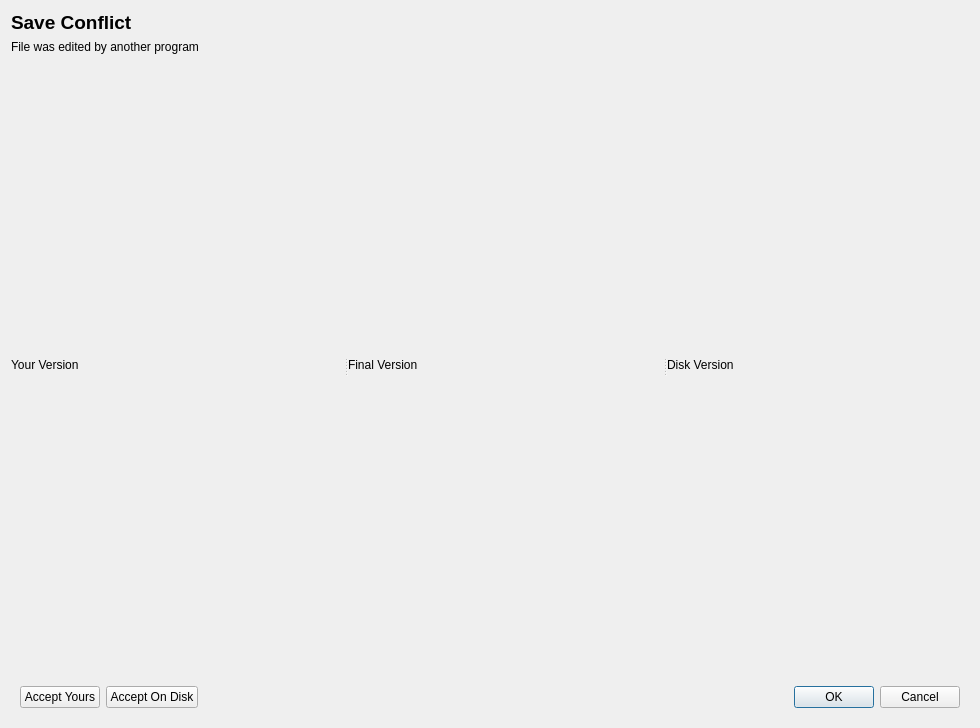
<?xml version="1.0" encoding="UTF-8"?>
<ui version="4.0">
 <class>Dialog</class>
 <widget class="QDialog" name="Dialog">
  <property name="geometry">
   <rect>
    <x>0</x>
    <y>0</y>
    <width>980</width>
    <height>728</height>
   </rect>
  </property>
  <property name="windowTitle">
   <string>Save Conflict</string>
  </property>
  <layout class="QVBoxLayout" name="verticalLayout_4">
   <item>
    <widget class="QLabel" name="label_4">
     <property name="sizePolicy">
      <sizepolicy hsizetype="Preferred" vsizetype="Fixed">
       <horstretch>0</horstretch>
       <verstretch>0</verstretch>
      </sizepolicy>
     </property>
     <property name="font">
      <font>
       <pointsize>14</pointsize>
       <weight>75</weight>
       <bold>true</bold>
      </font>
     </property>
     <property name="text">
      <string>Save Conflict</string>
     </property>
    </widget>
   </item>
   <item>
    <widget class="QLabel" name="label_5">
     <property name="sizePolicy">
      <sizepolicy hsizetype="Preferred" vsizetype="Fixed">
       <horstretch>0</horstretch>
       <verstretch>0</verstretch>
      </sizepolicy>
     </property>
     <property name="text">
      <string>File was edited by another program</string>
     </property>
    </widget>
   </item>
   <item>
    <widget class="QSplitter" name="splitter">
     <property name="orientation">
      <enum>Qt::Horizontal</enum>
     </property>
     <widget class="QWidget" name="your_version" native="true">
      <layout class="QVBoxLayout" name="verticalLayout">
       <property name="rightMargin">
        <number>6</number>
       </property>
       <item>
        <widget class="QLabel" name="label">
         <property name="sizePolicy">
          <sizepolicy hsizetype="Preferred" vsizetype="Fixed">
           <horstretch>0</horstretch>
           <verstretch>0</verstretch>
          </sizepolicy>
         </property>
         <property name="text">
          <string>Your Version</string>
         </property>
        </widget>
       </item>
      </layout>
     </widget>
     <widget class="QWidget" name="final_version" native="true">
      <layout class="QVBoxLayout" name="verticalLayout_2">
       <item>
        <widget class="QLabel" name="label_2">
         <property name="sizePolicy">
          <sizepolicy hsizetype="Preferred" vsizetype="Fixed">
           <horstretch>0</horstretch>
           <verstretch>0</verstretch>
          </sizepolicy>
         </property>
         <property name="text">
          <string>Final Version</string>
         </property>
        </widget>
       </item>
      </layout>
     </widget>
     <widget class="QWidget" name="disk_version" native="true">
      <layout class="QVBoxLayout" name="verticalLayout_3">
       <item>
        <widget class="QLabel" name="label_3">
         <property name="sizePolicy">
          <sizepolicy hsizetype="Preferred" vsizetype="Fixed">
           <horstretch>0</horstretch>
           <verstretch>0</verstretch>
          </sizepolicy>
         </property>
         <property name="text">
          <string>Disk Version</string>
         </property>
        </widget>
       </item>
      </layout>
     </widget>
    </widget>
   </item>
   <item>
    <widget class="QWidget" name="widget_4" native="true">
     <property name="sizePolicy">
      <sizepolicy hsizetype="Preferred" vsizetype="Fixed">
       <horstretch>0</horstretch>
       <verstretch>0</verstretch>
      </sizepolicy>
     </property>
     <layout class="QHBoxLayout" name="horizontalLayout_3">
      <item>
       <layout class="QHBoxLayout" name="horizontalLayout_2">
        <item>
         <layout class="QHBoxLayout" name="horizontalLayout">
          <item>
           <widget class="QPushButton" name="accept_yours">
            <property name="text">
             <string>Accept Yours</string>
            </property>
           </widget>
          </item>
          <item>
           <widget class="QPushButton" name="accept_disk">
            <property name="text">
             <string>Accept On Disk</string>
            </property>
           </widget>
          </item>
         </layout>
        </item>
        <item>
         <widget class="QDialogButtonBox" name="button_box">
          <property name="orientation">
           <enum>Qt::Horizontal</enum>
          </property>
          <property name="standardButtons">
           <set>QDialogButtonBox::Cancel|QDialogButtonBox::Ok</set>
          </property>
         </widget>
        </item>
       </layout>
      </item>
     </layout>
    </widget>
   </item>
  </layout>
 </widget>
 <resources/>
 <connections>
  <connection>
   <sender>button_box</sender>
   <signal>accepted()</signal>
   <receiver>Dialog</receiver>
   <slot>accept()</slot>
   <hints>
    <hint type="sourcelabel">
     <x>248</x>
     <y>254</y>
    </hint>
    <hint type="destinationlabel">
     <x>157</x>
     <y>274</y>
    </hint>
   </hints>
  </connection>
  <connection>
   <sender>button_box</sender>
   <signal>rejected()</signal>
   <receiver>Dialog</receiver>
   <slot>reject()</slot>
   <hints>
    <hint type="sourcelabel">
     <x>316</x>
     <y>260</y>
    </hint>
    <hint type="destinationlabel">
     <x>286</x>
     <y>274</y>
    </hint>
   </hints>
  </connection>
 </connections>
</ui>
